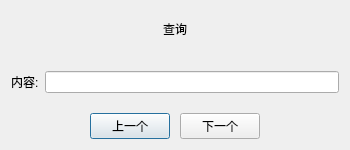
<?xml version="1.0" encoding="UTF-8"?>
<ui version="4.0">
 <class>DicQuery_Dlg</class>
 <widget class="QDialog" name="DicQuery_Dlg">
  <property name="geometry">
   <rect>
    <x>0</x>
    <y>0</y>
    <width>350</width>
    <height>150</height>
   </rect>
  </property>
  <property name="windowTitle">
   <string>查询</string>
  </property>
  <layout class="QVBoxLayout" name="verticalLayout">
   <property name="spacing">
    <number>20</number>
   </property>
   <property name="topMargin">
    <number>20</number>
   </property>
   <item>
    <widget class="QLabel" name="label">
     <property name="text">
      <string>查询</string>
     </property>
     <property name="alignment">
      <set>Qt::AlignCenter</set>
     </property>
    </widget>
   </item>
   <item>
    <spacer name="verticalSpacer">
     <property name="orientation">
      <enum>Qt::Vertical</enum>
     </property>
     <property name="sizeHint" stdset="0">
      <size>
       <width>20</width>
       <height>40</height>
      </size>
     </property>
    </spacer>
   </item>
   <item>
    <widget class="QWidget" name="widget" native="true">
     <layout class="QHBoxLayout" name="horizontalLayout">
      <property name="leftMargin">
       <number>0</number>
      </property>
      <property name="topMargin">
       <number>0</number>
      </property>
      <property name="rightMargin">
       <number>0</number>
      </property>
      <property name="bottomMargin">
       <number>0</number>
      </property>
      <item>
       <widget class="QLabel" name="label_2">
        <property name="text">
         <string>内容:</string>
        </property>
       </widget>
      </item>
      <item>
       <widget class="QLineEdit" name="lineEdit_content"/>
      </item>
     </layout>
    </widget>
   </item>
   <item>
    <widget class="QWidget" name="widget_2" native="true">
     <layout class="QHBoxLayout" name="horizontalLayout_2">
      <property name="spacing">
       <number>10</number>
      </property>
      <property name="leftMargin">
       <number>0</number>
      </property>
      <property name="topMargin">
       <number>0</number>
      </property>
      <property name="rightMargin">
       <number>0</number>
      </property>
      <property name="bottomMargin">
       <number>0</number>
      </property>
      <item>
       <spacer name="horizontalSpacer">
        <property name="orientation">
         <enum>Qt::Horizontal</enum>
        </property>
        <property name="sizeHint" stdset="0">
         <size>
          <width>73</width>
          <height>20</height>
         </size>
        </property>
       </spacer>
      </item>
      <item>
       <widget class="QPushButton" name="pushButton_pre">
        <property name="text">
         <string>上一个</string>
        </property>
       </widget>
      </item>
      <item>
       <widget class="QPushButton" name="pushButton_next">
        <property name="text">
         <string>下一个</string>
        </property>
       </widget>
      </item>
      <item>
       <spacer name="horizontalSpacer_2">
        <property name="orientation">
         <enum>Qt::Horizontal</enum>
        </property>
        <property name="sizeHint" stdset="0">
         <size>
          <width>73</width>
          <height>20</height>
         </size>
        </property>
       </spacer>
      </item>
     </layout>
    </widget>
   </item>
  </layout>
 </widget>
 <resources/>
 <connections/>
</ui>
